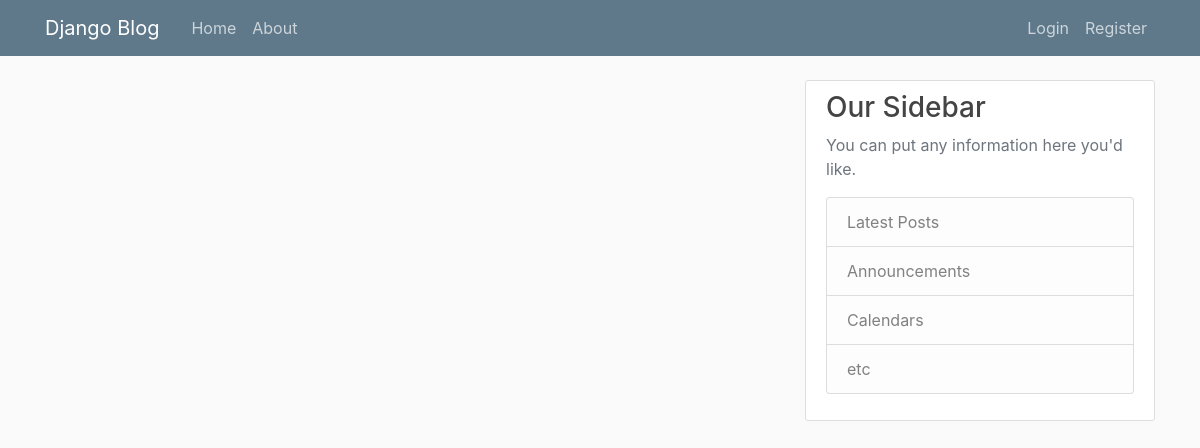
The app's page /, older data.
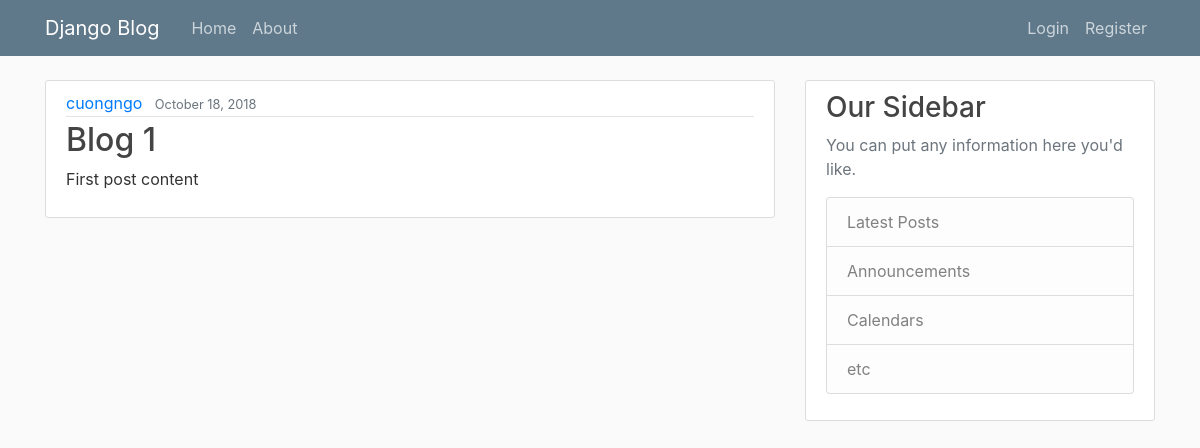
The same page, newer data.
### blog/models.py (models this page shows, shortened)
class Post(models.Model):
    title = models.CharField(max_length=100)
    content = models.TextField()
    date_posted = models.DateTimeField(default=timezone.now)
    author = models.ForeignKey(User, on_delete=models.CASCADE)

### blog/views.py (the view)
# urls.py: path('', views.home, name='blog-home'),
def home(request):
    context = {
        'posts': Post.objects.all()
    }
    return render(request, 'blog/home.html', context)

### blog/templates/blog/home.html
{% extends "blog/base.html" %}
{% block content %}
    {% for post in posts %}
        <article class="media content-section">
          <div class="media-body">
            <div class="article-metadata">
              <a class="mr-2" href="#">{{ post.author }}</a>
              <small class="text-muted">{{ post.date_posted|date:"F d, Y" }}</small>
            </div>
            <h2><a class="article-title" href="#">{{ post.title }}</a></h2>
            <p class="article-content">{{ post.content }}</p>
          </div>
        </article>
    {% endfor %}
{% endblock content %}

Row changes from the older to the newer data that the page shows:
added Post: author "cuongngo", date_posted "October 18, 2018", title "Blog 1", content "First post content"
